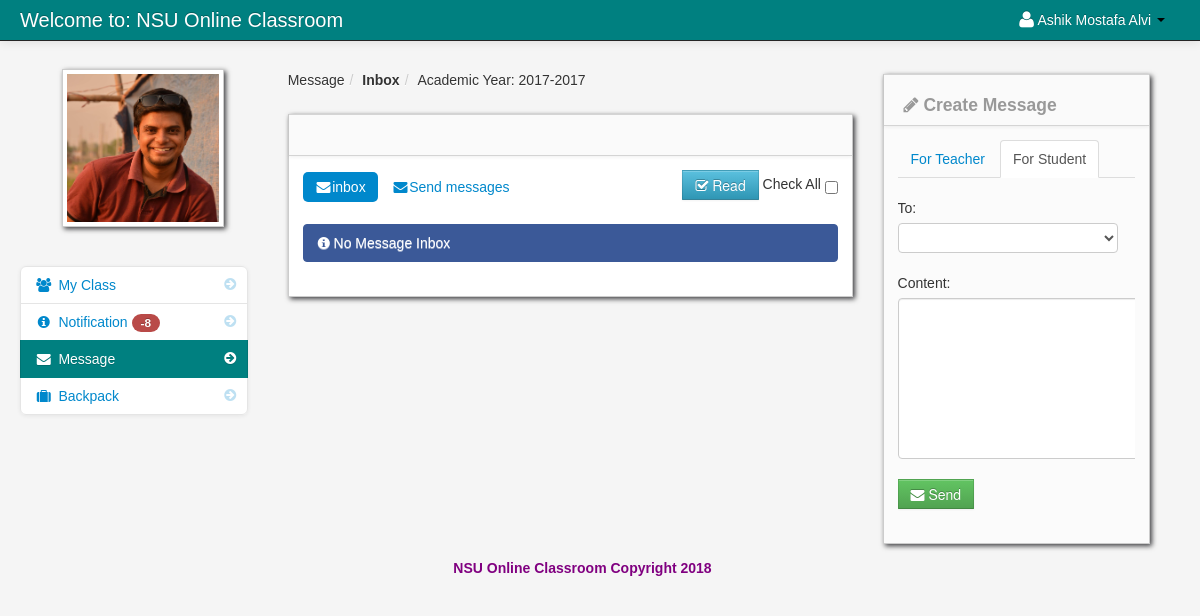
The page /student_message_student.php (signed in) on the database its author committed.
### tables this page shows
CREATE TABLE `student` (
  `student_id` int(11) NOT NULL,
  `firstname` varchar(100) NOT NULL,
  `lastname` varchar(100) NOT NULL,
  `class_id` int(11) NOT NULL,
  `username` varchar(100) NOT NULL,
  `password` varchar(100) NOT NULL,
  `email` varchar(100) NOT NULL,
  `contact_number` int(12) NOT NULL,
  `location` varchar(100) NOT NULL,
  `status` varchar(100) NOT NULL
);

CREATE TABLE `school_year` (
  `school_year_id` int(11) NOT NULL,
  `school_year` varchar(100) NOT NULL
);

### session.php (called while the page is built, shortened)
<?php
$session_id=$_SESSION['id'];
?>

### count.php (called while the page is built)
<?php
	$school_year_query = mysql_query("select * from school_year order by school_year DESC")or die(mysql_error());
	$school_year_query_row = mysql_fetch_array($school_year_query);
	$school_year = $school_year_query_row['school_year'];
	?>
	<?php $query_yes = mysql_query("select * from teacher_class_student
LEFT JOIN teacher_class ON teacher_class.teacher_class_id = teacher_class_student.teacher_class_id
LEFT JOIN class ON class.class_id = teacher_class.class_id
LEFT JOIN teacher ON teacher.teacher_id = teacher_class_student.teacher_id
JOIN notification ON notification.teacher_class_id = teacher_class.teacher_class_id
where teacher_class_student.student_id = '$session_id' and school_year = '$school_year'   order by notification.date_of_notification DESC
")or die(mysql_error());
$count_no = mysql_num_rows($query_yes);
         ?>
<?php $query_no = mysql_query("select * from notification
LEFT JOIN notification_read ON notification_read.notification_id = notification.notification_id
where notification_read.student_id  = '$session_id'
")or die(mysql_error());
$count_yes = mysql_num_rows($query_no);
         ?>
<?php $not_read = $count_no -  $count_yes; ?>

### create_message_student_student.php (the view, shortened to what this page needs)
<div class="span3" id="">
	<div class="row-fluid">
                        <div class="block">
                            <div class="navbar navbar-inner block-header">
                                <div id="" class="muted pull-left"><h4><i class="icon-pencil"></i> Create Message</h4></div>
                            </div>
                            <div class="block-content collapse in">
                                <div class="span12">
								    <ul class="nav nav-tabs">
										<li>
											<a href="student_message.php">For Teacher</a>
										</li>
										<li class="active"><a href="student_message_student.php">For Student</a></li>
									</ul>
								<form method="post" id="send_message_student">
									<div class="control-group">
											<label>To:</label>
                                          <div class="controls">
                                            <select name="student_id"  class="chzn-select" required>
                                             	<option></option>
											<?php
											$query = mysql_query("select * from student order by firstname ASC");
											while($row = mysql_fetch_array($query)){
											?>
											<option value="<?php echo $row['student_id']; ?>"><?php echo $row['firstname']; ?> <?php echo $row['lastname']; ?> </option>
											<?php } ?>
                                            </select>
                                          </div>
                                        </div>
										<div class="control-group">
											<label>Content:</label>
                                          <div class="controls">
											<textarea name="my_message" class="my_message" required></textarea>
                                          </div>
                                        </div>
										<div class="control-group">
                                          <div class="controls">
												<button  class="btn btn-success"><i class="icon-envelope-alt"></i> Send </button>
                                          </div>
                                        </div>
                                </form>
								</div>
                            </div>
                        </div>
	</div>
</div>

### student_message_student.php (shortened to what this page needs)
<?php include('header_dashboard.php'); ?>
<?php include('session.php'); ?>
<body>
		<?php include('navbar_student.php'); ?>
        <div class="container-fluid">
            <div class="row-fluid">
				<?php include('student_message_sidebar.php'); ?>
               <div class="span6" id="content">
                     <div class="row-fluid">
					     <ul class="breadcrumb">
								<?php
								$school_year_query = mysql_query("select * from school_year order by school_year DESC")or die(mysql_error());
								$school_year_query_row = mysql_fetch_array($school_year_query);
								?>
								<li><a href="#">Message</a><span class="divider">/</span></li>
								<li><a href="#"><b>Inbox</b></a><span class="divider">/</span></li>
								<li><a href="#">Academic Year: <?php echo $school_year_query_row['school_year']; ?></a></li>
						</ul>
                        <div id="block_bg" class="block">
                            <div class="navbar navbar-inner block-header">
                            </div>
                            <div class="block-content collapse in">
                                <div class="span12">
			<form action="read_message.php" method="post">
										<div class="pull-right">
											<button class="btn btn-info" name="read"><i class="icon-check"></i> Read</button>
							Check All <input type="checkbox"  name="selectAll" id="checkAll" />
										</div>
										<ul class="nav nav-pills">
										<li class="active"><a href="student_message.php"><i class="icon-envelope-alt"></i>inbox</a></li>
										<li class=""><a href="sent_message_student.php"><i class="icon-envelope-alt"></i>Send messages</a></li>
										</ul>
									<?php
								 $query_announcement = mysql_query("select * from message
																	LEFT JOIN student ON student.student_id = message.sender_id
																	where  message.reciever_id = '$session_id' order by date_sended DESC
																	")or die(mysql_error());
								$count_my_message = mysql_num_rows($query_announcement);
								if ($count_my_message != '0'){
								 while($row = mysql_fetch_array($query_announcement)){
								 $id = $row['message_id'];
								 								 $id_2 = $row['message_id'];
								 $status = $row['message_status'];
								 $sender_id = $row['sender_id'];
								 $sender_name = $row['sender_name'];
								 $reciever_name = $row['reciever_name'];
								 ?>
											<div class="post"  id="del<?php echo $id; ?>">
											<div class="message_content">
											<?php echo $row['content']; ?>
											</div>
											<div class="pull-right">
											<?php if ($status == 'read'){
											}else{ ?>
											<input id="" class="" name="selector[]" type="checkbox" value="<?php echo $id; ?>">
											<?php } ?>
											</div>
													<hr>
											Send by: <strong><?php echo $row['sender_name']; ?></strong>
											<i class="icon-calendar"></i> <?php echo $row['date_sended']; ?>
														<div class="pull-right">
															<a class="btn btn-link"  href="#reply<?php echo $id; ?>" data-toggle="modal" ><i class="icon-reply"></i> Reply </a>
														</div>
													<div class="pull-right">
													<a class="btn btn-link"  href="#<?php echo $id; ?>" data-toggle="modal" ><i class="icon-remove"></i> Remove </a>
													<?php include("remove_inbox_message_modal.php"); ?>
													<?php include("reply_inbox_message_modal_student.php"); ?>
													</div>
											</div>
								<?php }}else{ ?>
								<div class="alert alert-info"><i class="icon-info-sign"></i> No Message Inbox</div>
								<?php } ?>
								</form>
                                </div>
                            </div>
                        </div>
                    </div>
                </div>
				<?php include('create_message_student_student.php') ?>
            </div>
		<?php include('footer.php'); ?>
        </div>
		<?php include('script.php'); ?>
    </body>
</html>

### navbar_student.php (shortened to what this page needs)
<div class="navbar navbar-fixed-top navbar-inverse">
        <div class="navbar-inner">
            <div class="container-fluid">
                <a class="brand" href="#">Welcome to: NSU Online Classroom</a>
					<div class="nav-collapse collapse">
						<ul class="nav pull-right">
							<?php $query= mysql_query("select * from student where student_id = '$session_id'")or die(mysql_error());
									$row = mysql_fetch_array($query);
							?>
							<li class="dropdown">
								<a href="#" role="button" class="dropdown-toggle" data-toggle="dropdown"> <i class="icon-user icon-large"></i><?php echo $row['firstname']." ".$row['lastname'];  ?> <i class="caret"></i></a>
							</li>
						</ul>
					</div>
            </div>
        </div>
</div>

### student_message_sidebar.php (shortened to what this page needs)
<div class="span3" id="sidebar">
					<img id="avatar" class="img-polaroid" src="admin/<?php echo $row['location']; ?>">
					<?php include('count.php'); ?>
		<ul class="nav nav-list bs-docs-sidenav nav-collapse collapse">
			<li class=""><a href="dashboard_student.php"><i class="icon-chevron-right"></i><i class="icon-group"></i>&nbsp;My Class</a></li>
			<li class="">
				<a href="student_notification.php"><i class="icon-chevron-right"></i><i class="icon-info-sign"></i>&nbsp;Notification
				<?php if($not_read == '0'){
				}else{ ?>
					<span class="badge badge-important"><?php echo $not_read; ?></span>
				<?php } ?>
				</a>
			</li>
			<li class="active">
			<a href="student_message.php"><i class="icon-chevron-right"></i><i class="icon-envelope-alt"></i>&nbsp;Message
			</a>
			</li>
			 <li class=""><a href="backpack.php"><i class="icon-chevron-right"></i><i class="icon-suitcase"></i>&nbsp;Backpack</a></li>
		</ul>
</div>

### admin/assets/styles.css (style rules this page uses)
body { padding-top: 60px; padding-bottom: 40px; background-color: #f5f5f5; }
#content { margin-left:0px; }
.breadcrumb { margin: 0 0 0px; padding: 10px 0px; background-color: transparent; }
.block { background: url("../images/pixel-60fff.png") repeat scroll 0 0 rgba(0, 0, 0, 0) !important; border: 1px solid #ccc; background: white; margin: 1em 0em; border-top: none; -webkit-box-shadow: 2px 2px 5px rgba(0, 0, 6, 0.75); -moz-box-shadow: 2px 2px 5px rgba(0, 0, 6, 0.75); box-shadow: 2px 2px 5px rgba(0, 0, 6, 0.75); }
.block-content { margin: 1em; min-height: .25em; }
.block-header { margin-bottom: 0px; border-right: none; border-left: none; -webkit-border-radius: 0px; -moz-border-radius: 0px; border-radius: 0px; }
.block-header div { padding-top: 10px; }
.bs-docs-sidenav { max-width: 228px; margin: 30px 0 0; padding: 0; background-color: #fff; -webkit-border-radius: 6px; -moz-border-radius: 6px; border-radius: 6px; -webkit-box-shadow: 0 1px 4px rgba(0,0,0,.065); -moz-box-shadow: 0 1px 4px rgba(0,0,0,.065); box-shadow: 0 1px 4px rgba(0,0,0,.065); }
.bs-docs-sidenav > li > a { display: block; width: 190px \9; margin: 0 0 -1px; padding: 8px 14px; border: 1px solid #e5e5e5; }
.bs-docs-sidenav > li:first-child > a { -webkit-border-radius: 6px 6px 0 0; -moz-border-radius: 6px 6px 0 0; border-radius: 6px 6px 0 0; }
.bs-docs-sidenav > li:last-child > a { -webkit-border-radius: 0 0 6px 6px; -moz-border-radius: 0 0 6px 6px; border-radius: 0 0 6px 6px; }
.bs-docs-sidenav > .active > a { position: relative; z-index: 2; padding: 9px 15px; border: 0; text-shadow: 0 1px 0 rgba(0,0,0,.15); -webkit-box-shadow: inset 1px 0 0 rgba(0,0,0,.1), inset -1px 0 0 rgba(0,0,0,.1); -moz-box-shadow: inset 1px 0 0 rgba(0,0,0,.1), inset -1px 0 0 rgba(0,0,0,.1); box-shadow: inset 1px 0 0 rgba(0,0,0,.1), inset -1px 0 0 rgba(0,0,0,.1); }
.bs-docs-sidenav .icon-chevron-right { float: right; margin-top: 2px; margin-right: -6px; opacity: .25; }
.bs-docs-sidenav .active .icon-chevron-right, .bs-docs-sidenav .active a:hover .icon-chevron-right { opacity: 1; }

### rows shown on the page
student: firstname "Ashik Mostafa", lastname "Alvi", location (picture)
school_year: school_year "2017-2017"

### other values the page prints
$not_read "-8"
